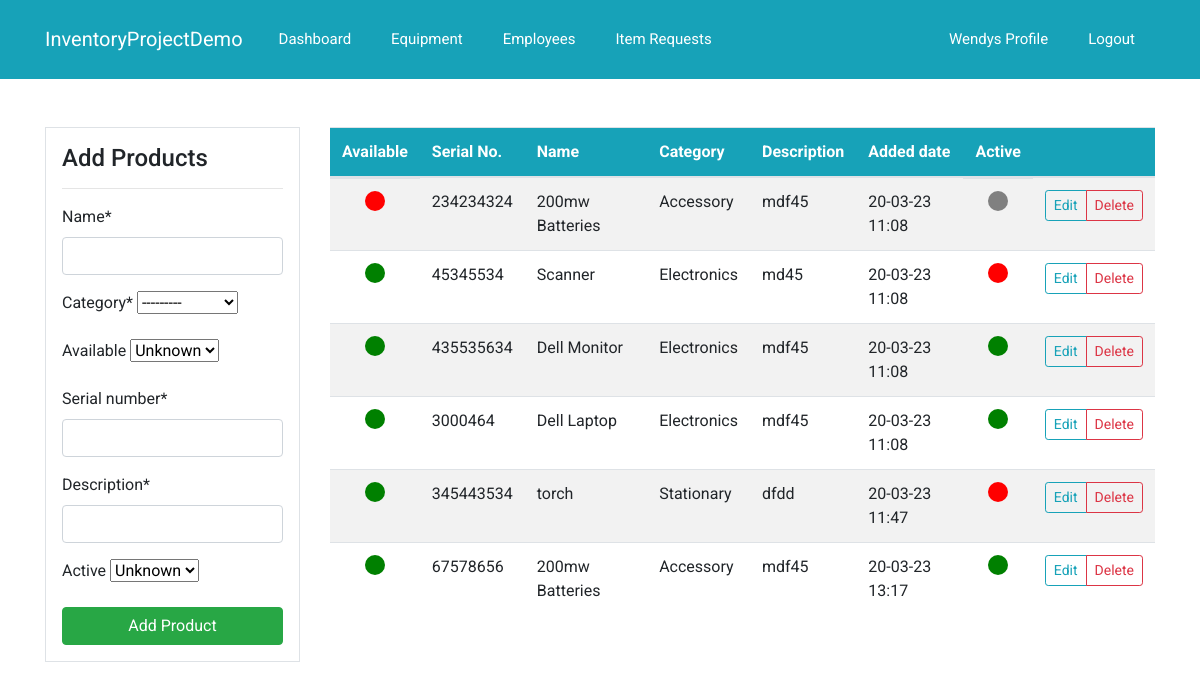
The page /dashboard/product/ (signed in) on the database its author committed.
### dashboard/models.py (models this page shows, shortened)
class Product(models.Model):
    name = models.CharField(max_length=100, null=True)
    category = models.CharField(max_length=20, choices=CATEGORY, null=True)
    quantity = models.PositiveIntegerField(default=1, null=True)
    available = models.BooleanField(null=True)
    serial_number = models.BigIntegerField(null=True)
    description = models.CharField(max_length=100, null=True)
    date = models.DateTimeField(auto_now_add=True)
    active = models.BooleanField(null=True)
    class Meta:
        verbose_name_plural = 'Product'

### dashboard/views.py (the view)
# urls.py: path('product/', views.product, name='dashboard-product'),
@login_required
def product(request):
    items = Product.objects.all()
    counts = get_counts()
    if request.method == 'POST':
        form = ProductForm(request.POST)
        if form.is_valid():
            form.save()
            product_name = form.cleaned_data.get('name')
            messages.success(request, f'{product_name} has been added')
            return redirect('dashboard-product')
    else:
        form = ProductForm()
    context = {
        'items': items,
        'form': form,
        'counts': counts,
    }
    return render(request, 'dashboard/product.html', context)

### dashboard/forms.py
class ProductForm(forms.ModelForm):
    class Meta:
        model = Product
        fields = ['name', 'category', 'available', 'serial_number', 'description', 'active']

### dashboard/views.py (called while the page is built)
def get_counts():
    employees_count = User.objects.count()
    order_count = Order.objects.count()
    product_count = Product.objects.count()
    counts = {
        'employees_count': employees_count,
        'order_count': order_count,
        'product_count': product_count,
    }
    return counts

### templates/dashboard/product.html (shortened to what this page needs)
{% extends 'partials/base.html' %}
{%load crispy_forms_tags %}
{% block content%}
<div class="container">
    <div class="row my-5">
        <div class="col-md-3">
            <div class="border bg-white p-3">
                <h4 >Add Products</h4>
                <hr>
                <form method="POST">
                    {{ form|crispy }}
                    <input class="btn btn-success btn-block" type="submit" value="Add Product">
                </form>
            </div>
        </div>
        <div class="col-md-9" >
            <table class="table bg-white table-striped">
                <thead class="bg-info">
                <tr class="text-white">
                    <th scope="col">Available</th>
                    <th scope="col">Serial No.</th>
                    <th scope="col">Name</th>
                    <th scope="col">Category</th>
                    <th scope="col">Description</th>
                    <th scope="col">Added date</th>
                    <th scope="col">Active</th>
                    <th scope="col"></th>
                </tr>
                </thead>
                <tbody>
                {% for item in items %}
                <tr class="table-row" data-href="{% url 'dashboard-product-update' item.pk %}">
                    <td class="product-status">
                        <div class="product-status-indicator{% if item.available is True %} circleActive{% elif item.available is False %} circleInactive{% else %} circleUnknown{% endif %}"></div>
                    </td>
                    <td>{{ item.serial_number }}</td>
                    <td>{{ item.name }}</td>
                    <td>{{ item.category }}</td>
                    <td>{{ item.description }}</td>
                    <td>{{ item.date|date:"d-m-y H:i" }}</td>
                    <td class="product-status">
                        <div class="product-status-indicator{% if item.active is True %} circleActive{% elif item.active is False %} circleInactive{% else %} circleUnknown{% endif %}"></div>
                    </td>
                    <td class="text-center">
                      <div class="btn-group" role="group">
                        <a class="btn btn-outline-info btn-sm" href="{% url 'dashboard-product-update' item.pk %}">Edit</a>
                        <a class="btn btn-outline-danger btn-sm" href="{% url 'dashboard-product-delete' item.pk %}">Delete</a>
                      </div>
                    </td>
                </tr>
                {% endfor %}
                </tbody>
            </table>
        </div>
    </div>
</div>
{% endblock%}

### templates/partials/nav.html (shortened to what this page needs)
<nav class="navbar navbar-expand-lg navbar-mainbg bg-info">
    {% if user.is_authenticated %}
    <div class="container">
        <a class="navbar-brand text-white" href="{% url 'dashboard-index' %}">InventoryProjectDemo</a>
        <div class="collapse navbar-collapse" id="navbarSupportedContent">
            <ul class="navbar-nav mr-auto">
                <li class="nav-item active">
                    <a class="nav-link text-white" href="{% url 'dashboard-index' %}"> Dashboard
                        <span class="sr-only">(current)</span></a>
                </li>
                <li class="nav-item active">
                    <a class="nav-link text-white" href="{% url 'dashboard-product'%}">Equipment
                        <span class="sr-only">(current)</span></a>
                </li>
                <li class="nav-item active">
                    <a class="nav-link text-white" href="{% url 'dashboard-staff' %}"> Employees
                        <span class="sr-only">(current)</span></a>
                </li>
                <li class="nav-item active">
                    <a class="nav-link text-white" href="{% url 'dashboard-order' %}"> Item Requests
                        <span class="sr-only">(current)</span></a>
                </li>
            </ul>
            <ul class="navbar-nav ml-auto">
                <li class="nav-item active">
                    <a class="nav-link text-white" href="{% url 'user-profile' %}"> {{ user.username }}s Profile
                        <span class="sr-only">(current)</span></a>
                </li>
                <li class="nav-item">
                    <a class="nav-link text-white" href="{% url 'user-logout' %}"> Logout</a>
                </li>
            </ul>
    {%endif%}
</nav>

### static/css/style.css (style rules this page uses)
body { font-family: 'Roboto', sans-serif; }
* { margin: 0; padding: 0; }
#navbarSupportedContent a { font-size: 15px; padding: 20px 20px; }
.product-status { display: flex; justify-content: center; }
.product-status-indicator { width: 20px; height: 20px; border-radius: 50%; }
.circleActive { background-color: green; }
.circleInactive { background-color: red; }
.circleUnknown { background-color: grey; }

### rows shown on the page
Product: available False (drawn), serial_number "234234324", name "200mw Batteries", category "Accessory", description "mdf45", date "20-03-23 11:08"
Product: available True (drawn), serial_number "45345534", name "Scanner", category "Electronics", description "md45", date "20-03-23 11:08", active False (drawn)
Product: available True (drawn), serial_number "435535634", name "Dell Monitor", category "Electronics", description "mdf45", date "20-03-23 11:08", active True (drawn)
Product: available True (drawn), serial_number "3000464", name "Dell Laptop", category "Electronics", description "mdf45", date "20-03-23 11:08", active True (drawn)
Product: available True (drawn), serial_number "345443534", name "torch", category "Stationary", description "dfdd", date "20-03-23 11:47", active False (drawn)
Product: available True (drawn), serial_number "67578656", name "200mw Batteries", category "Accessory", description "mdf45", date "20-03-23 13:17", active True (drawn)

### other values the page prints
{{ user.username }} "Wendy"
